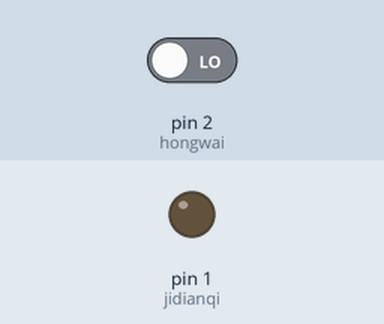
Recording of a sketch running on a simulated Arduino Uno, built with avr-gcc and run on an emulated ATmega328P. Shown: output pins drawn as LEDs (lit = HIGH). Inputs (shaded band) come from the test bench; at power-on: pin 2 (hongwai) LOW.

Above: at 1.2 s.
1.3 s: pin 2 (hongwai) driven HIGH
At 2.4 s:
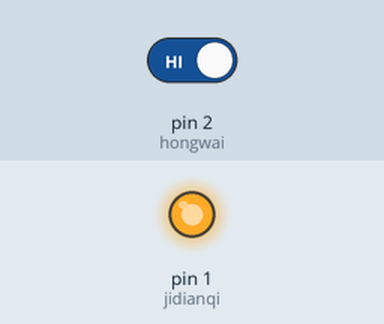
2.8 s: pin 2 (hongwai) driven LOW
At 3.5 s:
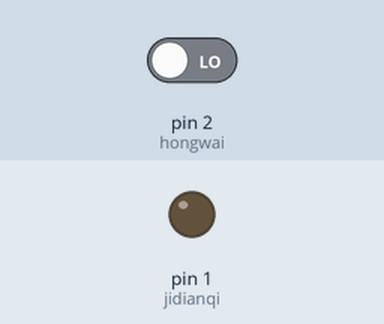
Timing chart, 0 to 5.8 s (numbered marks = the images above; inputs shaded):
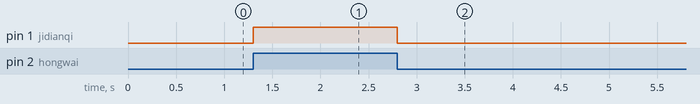

The sketch:

jidianqi.ino
```cpp
#define hongwai 2
#define jidianqi 1
int data = 0;

void setup()
{
//  Serial.begin(9600);//设置波特率
  pinMode(hongwai,INPUT);
  pinMode(jidianqi,OUTPUT);
}

void loop()
{
  data = digitalRead(hongwai);
//  Serial.println(data);
  digitalWrite(jidianqi,data);
  delay(1);
}
```

Measured:
- after the input at 1.3 s, pin 1 (jidianqi): LOW → HIGH at once
- after the input at 2.8 s, pin 1 (jidianqi): HIGH → LOW at once
